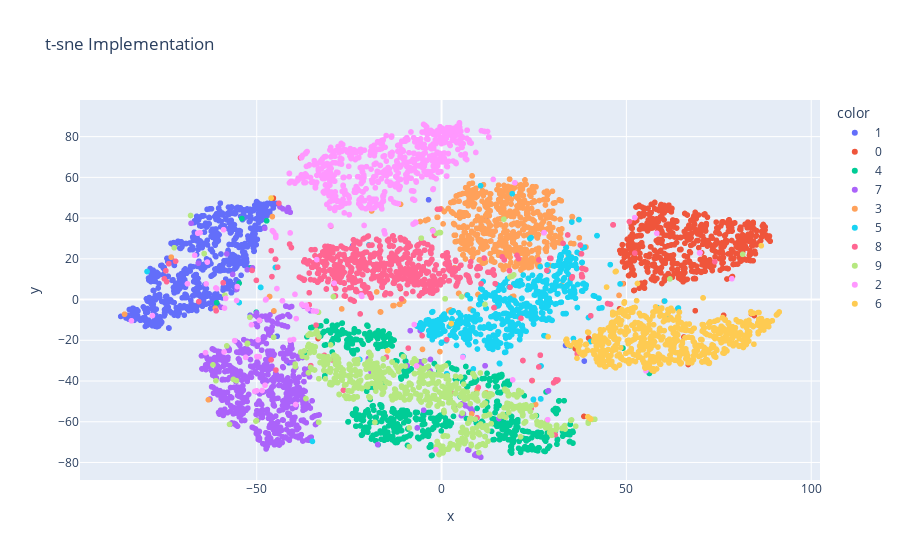

Notebook source saved alongside this figure:
### Code cell
import plotly.express as px
px.scatter(x=X_tsne[:,0],y=X_tsne[:,1],color=y.astype(str),title='t-sne Implementation')

### Figure 1 — Plotly figure (JSON) as saved in the notebook; plotly's stock layout.template omitted (floating-point values rounded to 4 significant figures; data arrays with more than 128 entries replaced by an {"elided": "..."} marker saying what was removed)
{"data": [{"hovertemplate": "color=1<br>x=%{x}<br>y=%{y}<extra></extra>", "legendgroup": "1", "marker": {"color": "#636efa", "symbol": "circle"}, "mode": "markers", "name": "1", "showlegend": true, "type": "scattergl", "x": {"elided": "790 float values"}, "xaxis": "x", "y": {"elided": "790 float values"}, "yaxis": "y"}, {"hovertemplate": "color=0<br>x=%{x}<br>y=%{y}<extra></extra>", "legendgroup": "0", "marker": {"color": "#EF553B", "symbol": "circle"}, "mode": "markers", "name": "0", "showlegend": true, "type": "scattergl", "x": {"elided": "701 float values"}, "xaxis": "x", "y": {"elided": "701 float values"}, "yaxis": "y"}, {"hovertemplate": "color=4<br>x=%{x}<br>y=%{y}<extra></extra>", "legendgroup": "4", "marker": {"color": "#00cc96", "symbol": "circle"}, "mode": "markers", "name": "4", "showlegend": true, "type": "scattergl", "x": {"elided": "684 float values"}, "xaxis": "x", "y": {"elided": "684 float values"}, "yaxis": "y"}, {"hovertemplate": "color=7<br>x=%{x}<br>y=%{y}<extra></extra>", "legendgroup": "7", "marker": {"color": "#ab63fa", "symbol": "circle"}, "mode": "markers", "name": "7", "showlegend": true, "type": "scattergl", "x": {"elided": "750 float values"}, "xaxis": "x", "y": {"elided": "750 float values"}, "yaxis": "y"}, {"hovertemplate": "color=3<br>x=%{x}<br>y=%{y}<extra></extra>", "legendgroup": "3", "marker": {"color": "#FFA15A", "symbol": "circle"}, "mode": "markers", "name": "3", "showlegend": true, "type": "scattergl", "x": {"elided": "697 float values"}, "xaxis": "x", "y": {"elided": "697 float values"}, "yaxis": "y"}, {"hovertemplate": "color=5<br>x=%{x}<br>y=%{y}<extra></extra>", "legendgroup": "5", "marker": {"color": "#19d3f3", "symbol": "circle"}, "mode": "markers", "name": "5", "showlegend": true, "type": "scattergl", "x": {"elided": "645 float values"}, "xaxis": "x", "y": {"elided": "645 float values"}, "yaxis": "y"}, {"hovertemplate": "color=8<br>x=%{x}<br>y=%{y}<extra></extra>", "legendgroup": "8", "marker": {"color": "#FF6692", "symbol": "circle"}, "mode": "markers", "name": "8", "showlegend": true, "type": "scattergl", "x": {"elided": "676 float values"}, "xaxis": "x", "y": {"elided": "676 float values"}, "yaxis": "y"}, {"hovertemplate": "color=9<br>x=%{x}<br>y=%{y}<extra></extra>", "legendgroup": "9", "marker": {"color": "#B6E880", "symbol": "circle"}, "mode": "markers", "name": "9", "showlegend": true, "type": "scattergl", "x": {"elided": "716 float values"}, "xaxis": "x", "y": {"elided": "716 float values"}, "yaxis": "y"}, {"hovertemplate": "color=2<br>x=%{x}<br>y=%{y}<extra></extra>", "legendgroup": "2", "marker": {"color": "#FF97FF", "symbol": "circle"}, "mode": "markers", "name": "2", "showlegend": true, "type": "scattergl", "x": {"elided": "764 float values"}, "xaxis": "x", "y": {"elided": "764 float values"}, "yaxis": "y"}, {"hovertemplate": "color=6<br>x=%{x}<br>y=%{y}<extra></extra>", "legendgroup": "6", "marker": {"color": "#FECB52", "symbol": "circle"}, "mode": "markers", "name": "6", "showlegend": true, "type": "scattergl", "x": {"elided": "710 float values"}, "xaxis": "x", "y": {"elided": "710 float values"}, "yaxis": "y"}], "layout": {"autosize": true, "legend": {"title": {"text": "color"}, "tracegroupgap": 0}, "title": {"text": "t-sne Implementation"}, "xaxis": {"anchor": "y", "autorange": true, "domain": [0, 1], "range": [-97.49, 102.1], "title": {"text": "x"}, "type": "linear"}, "yaxis": {"anchor": "x", "autorange": true, "domain": [0, 1], "range": [-90.99, 100.4], "title": {"text": "y"}, "type": "linear"}}}
